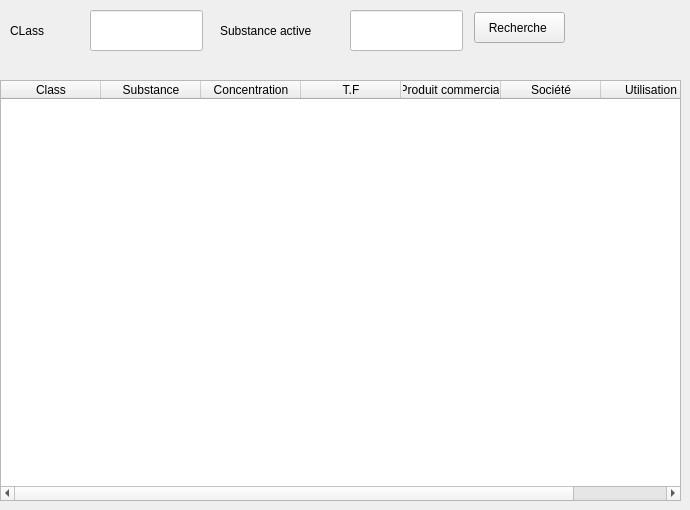
      <widget class="QWidget" name="tab_18">
       <attribute name="title">
        <string>Guide</string>
       </attribute>
       <widget class="QLabel" name="label_20">
        <property name="geometry">
         <rect>
          <x>10</x>
          <y>20</y>
          <width>61</width>
          <height>21</height>
         </rect>
        </property>
        <property name="styleSheet">
         <string notr="true">font: 75 12pt &quot;MS Shell Dlg 2&quot;;
color: rgb(0, 0, 0);</string>
        </property>
        <property name="text">
         <string>CLass </string>
        </property>
       </widget>
       <widget class="QLineEdit" name="lineEdit_43">
        <property name="geometry">
         <rect>
          <x>90</x>
          <y>10</y>
          <width>113</width>
          <height>41</height>
         </rect>
        </property>
        <property name="styleSheet">
         <string notr="true">font: 75 12pt &quot;MS Shell Dlg 2&quot;;
color: rgb(0, 0, 0);
background-color: rgb(255, 255, 255);</string>
        </property>
       </widget>
       <widget class="QLabel" name="label_21">
        <property name="geometry">
         <rect>
          <x>220</x>
          <y>20</y>
          <width>121</width>
          <height>21</height>
         </rect>
        </property>
        <property name="styleSheet">
         <string notr="true">font: 75 12pt &quot;MS Shell Dlg 2&quot;;
color: rgb(0, 0, 0);</string>
        </property>
        <property name="text">
         <string>Substance active</string>
        </property>
       </widget>
       <widget class="QLineEdit" name="lineEdit_44">
        <property name="geometry">
         <rect>
          <x>350</x>
          <y>10</y>
          <width>113</width>
          <height>41</height>
         </rect>
        </property>
        <property name="styleSheet">
         <string notr="true">font: 75 12pt &quot;MS Shell Dlg 2&quot;;
color: rgb(0, 0, 0);
background-color: rgb(255, 255, 255);</string>
        </property>
       </widget>
       <widget class="QPushButton" name="recherche_g">
        <property name="geometry">
         <rect>
          <x>474</x>
          <y>12</y>
          <width>91</width>
          <height>31</height>
         </rect>
        </property>
        <property name="text">
         <string>Recherche </string>
        </property>
       </widget>
       <widget class="QTableWidget" name="tableWidget_4">
        <property name="geometry">
         <rect>
          <x>0</x>
          <y>80</y>
          <width>681</width>
          <height>421</height>
         </rect>
        </property>
        <column>
         <property name="text">
          <string>Class</string>
         </property>
        </column>
        <column>
         <property name="text">
          <string>Substance</string>
         </property>
        </column>
        <column>
         <property name="text">
          <string>Concentration</string>
         </property>
        </column>
        <column>
         <property name="text">
          <string>T.F</string>
         </property>
        </column>
        <column>
         <property name="text">
          <string>Produit commercial</string>
         </property>
        </column>
        <column>
         <property name="text">
          <string>Société</string>
         </property>
        </column>
        <column>
         <property name="text">
          <string>Utilisation</string>
         </property>
        </column>
       </widget>
      </widget>
